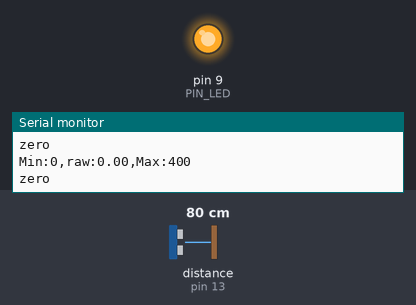
This sketch was run on a simulated Arduino Uno, built with avr-gcc and run on an emulated ATmega328P. Shown: output pins drawn as LEDs (lit = HIGH), the last lines printed to the serial monitor. Wiring (inferred from the names in the program): ultrasonic range finder: trigger pin 12; echo pin 13. The inputs (shaded band) are chosen by the test bench; at power-on: distance to the obstacle (sensor on pin 13) 80 cm. The echo pulse lasts 58.3 µs per cm; pins used as bus, display or sensor lines are not drawn.

Above: at 1.2 s.
1.3 s: distance to the obstacle (sensor on pin 13) set to 34 cm
2.8 s: distance to the obstacle (sensor on pin 13) set to 29 cm
At 4.0 s:
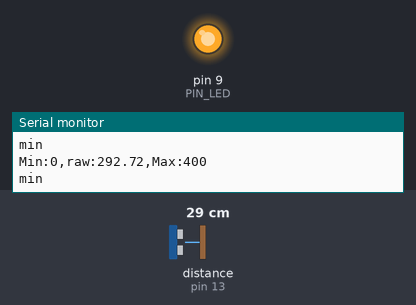
4.3 s: distance to the obstacle (sensor on pin 13) set to 22 cm
At 5.4 s:
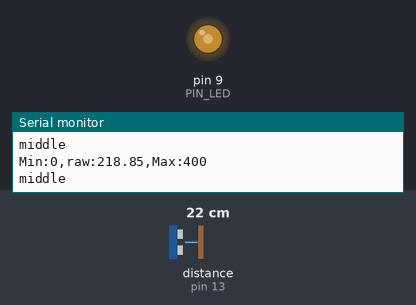
Timing chart, 0 to 7.3 s (numbered marks = the images above; inputs shaded):
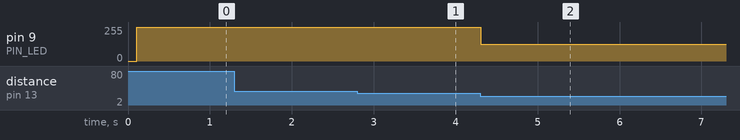

The sketch:

08_example_2.ino
```cpp
// Arduino pin assignment
#define PIN_LED 9
#define PIN_TRIG 12
#define PIN_ECHO 13

// configurable parameters
#define SND_VEL 346.0 // sound velocity at 24 celsius degree (unit: m/s)
#define INTERVAL 100 // sampling interval (unit: ms)
#define _DIST_MIN 100 // minimum distance to be measured (unit: mm)
#define _DIST_MAX 300 // maximum distance to be measured (unit: mm)

// global variables
float timeout; // unit: us
float dist_min, dist_max, dist_raw; // unit: mm
unsigned long last_sampling_time; // unit: ms
float scale; // used for pulse duration to distance conversion

void setup() {
// initialize GPIO pins
  pinMode(PIN_LED,OUTPUT);
  pinMode(PIN_TRIG,OUTPUT);
  digitalWrite(PIN_TRIG, LOW);
  pinMode(PIN_ECHO,INPUT);

// initialize USS related variables
  dist_min = _DIST_MIN;
  dist_max = _DIST_MAX;
  timeout = (INTERVAL / 2) * 1000.0; // precalculate pulseIn() timeout value. (unit: us)
  dist_raw = 0.0; // raw distance output from USS (unit: mm)
  scale = 0.001 * 0.5 * SND_VEL;

// initialize serial port
  Serial.begin(115200);

// initialize last sampling time
  last_sampling_time = 0;
}

void loop() {
// wait until next sampling time.
// millis() returns the number of milliseconds since the program started. Will overflow after 50 days.
  if(millis() < last_sampling_time + INTERVAL) return;

// get a distance reading from the USS
  dist_raw = USS_measure(PIN_TRIG,PIN_ECHO);

// output the read value to the serial port
  Serial.print("Min:0,");
  Serial.print("raw:");
  Serial.print(dist_raw);
  Serial.print(",");
  Serial.println("Max:400");

// turn on the LED if the distance is between dist_min and dist_max

  if((dist_raw >= dist_min && dist_raw < (dist_min + 50)) || (dist_raw <= dist_max && dist_raw > (dist_max - 50))) {
    analogWrite(PIN_LED, 254);
    Serial.println("min");
  }
  else if(dist_raw >= (dist_min + 50) && dist_raw <= (dist_max - 50) && dist_raw != (dist_min + 100)){
    analogWrite(PIN_LED, 127);
    Serial.println("middle");
  }
  else if(dist_raw == (dist_min + 100)){
    analogWrite(PIN_LED, 0);
    Serial.println("HIGH");
  }
  else {
    analogWrite(PIN_LED, 255);
    Serial.println("zero");
  }

// do something here
  delay(25); // Assume that it takes 50ms to do something.

// update last sampling time
  last_sampling_time += INTERVAL;
}

// get a distance reading from USS. return value is in millimeter.
float USS_measure(int TRIG, int ECHO)
{
  float reading;
  float Creading;
  digitalWrite(TRIG, HIGH);
  delayMicroseconds(10);
  digitalWrite(TRIG, LOW);
  reading = pulseIn(ECHO, HIGH, timeout) * scale;
  if(reading <= 300 && reading != 0){
    Creading = reading;
  }
  if(reading < dist_min || reading > dist_max) reading = 0.0; // return 0 when out of range.
  if(reading == 0 || reading > 300)
     reading = Creading;
  return reading;
}
```

Measured:
- the behaviour switches between 26 and 25 cm on distance to the obstacle (sensor on pin 13) (found by bisection; images 1 and 2)
- after the input at 2.8 s, pin 9 (PIN_LED): 255/255 → 254/255 at once
- after the input at 4.3 s, pin 9 (PIN_LED): 254/255 → 127/255 at once
